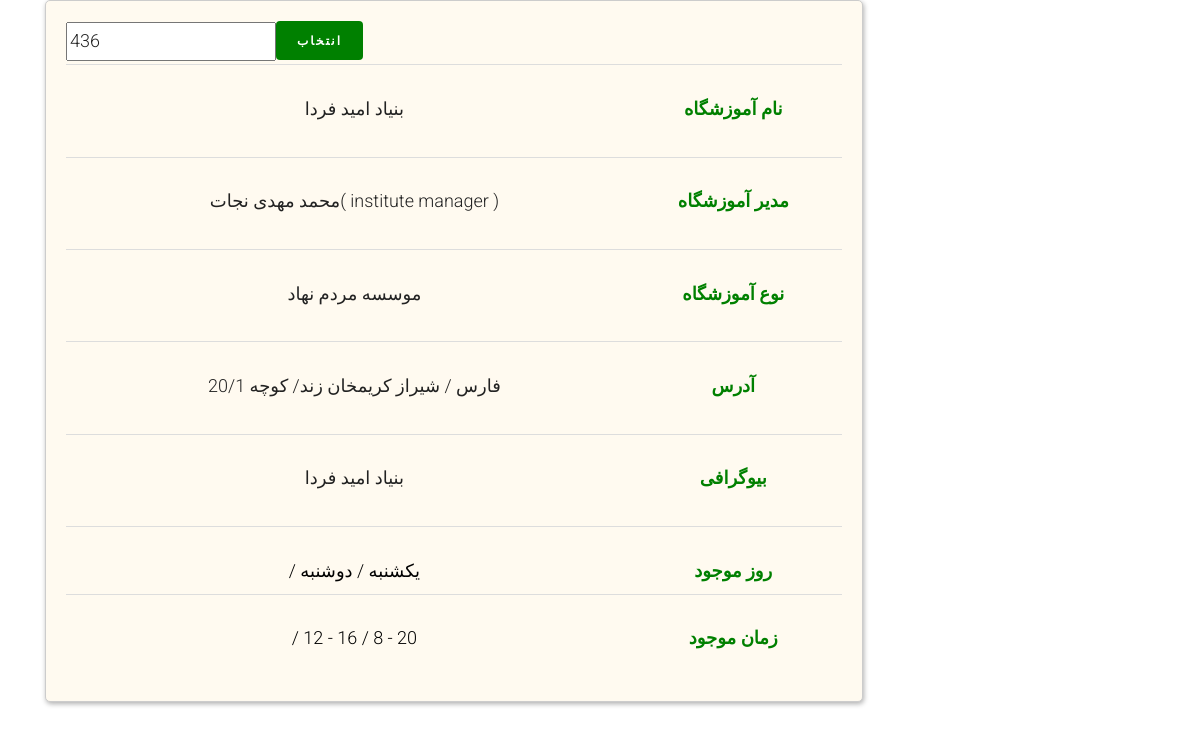
/application/venues/app/436/9, run on an earlier commit of the app's database.
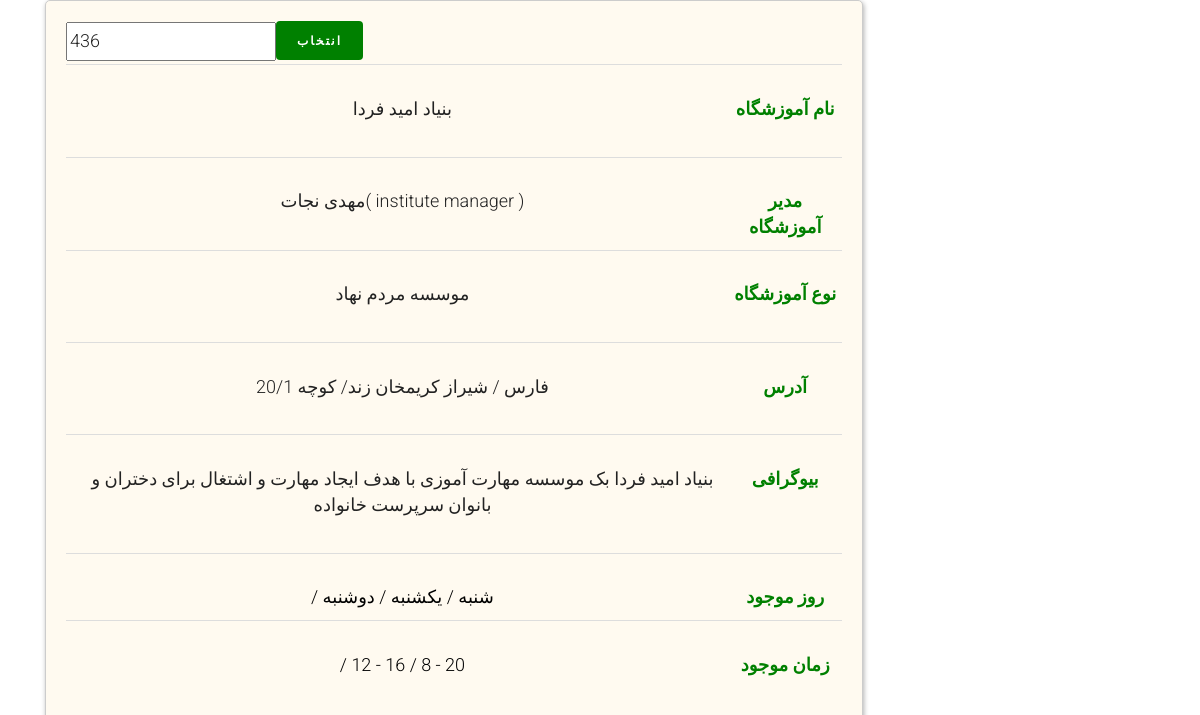
And on a later commit of the database.
### account/models.py (models this page shows, shortened)
class PublicPlace(models.Model):
    director = models.OneToOneField(User, on_delete=models.CASCADE)
    name = models.CharField(max_length=200, blank=True, null=True)
    type = models.ForeignKey(PublicPlaceType, on_delete=models.CASCADE,blank=True, null=True)
    province = models.ForeignKey(Province, on_delete=models.CASCADE)
    city = ChainedForeignKey(
        City, on_delete=models.CASCADE,
        chained_field="province",
        chained_model_field="province",
        show_all=False,
        auto_choose=True,
        sort=True)
    district= models.CharField(max_length=100, blank=True, null=True)
    address = models.CharField(max_length=300, blank=True, null=True)

class User(AbstractUser):
    mobile = models.CharField(max_length=20, null=True, blank=True, verbose_name='mobile')
    user_type = models.ForeignKey(UserType, on_delete=models.CASCADE, blank=True, null=True)
    email_active_code = models.CharField(max_length=100, null=True, blank=True, verbose_name='Email Activation code')
    mobile_verification_code = models.CharField(max_length=50, null=True, blank=True, default="")
    mobile_verified = models.BooleanField(default=False)

class UserType(models.Model):
    objects = None
    title = models.CharField(max_length=20)
    def __str__(self):
        return self.title

class PublicPlaceType(models.Model):
    title = models.CharField(max_length=30, unique=True)
    url_title = models.CharField(max_length=100, blank=True, null=True)
    def __str__(self):
        return self.title

class Province(models.Model):
    name = models.CharField(max_length=500)
    url_title = models.CharField(max_length=100, blank=True, null=True)
    is_active = models.BooleanField(default=False)
    def __str__(self):
        return self.name

class City(models.Model):
    name = models.CharField(max_length=500)
    url_title = models.CharField(max_length=100, blank=True, null=True)
    province = models.ForeignKey(Province, on_delete=models.CASCADE)
    is_active = models.BooleanField(default=False)
    slug = models.SlugField(max_length=500, blank=True, null=True)
    parent_city = models.ForeignKey("self", related_name="child_cities", null=True, blank=True,on_delete=models.CASCADE)
    def __str__(self):
        return self.name

### application/models.py (models this page shows)
class InstituteProfile(models.Model):
    institute = models.OneToOneField(PublicPlace, on_delete=models.CASCADE)
    available_time = models.ManyToManyField(AvailableTime)
    available_day=models.ManyToManyField(WeekDay)
    short_description = models.TextField(blank=True, null=True)

class WeekDay(models.Model):
    day_name = models.CharField(max_length=20, unique=True)
    def __str__(self):
        return f"{self.day_name}"

class AvailableTime(models.Model):
    time_name = models.CharField(max_length=20)
    def __str__(self):
        return f"{self.time_name}"

### application/views.py (the view)
# urls.py: path('venues/app/<int:app>/<int:pk>', views.PublicPlaceDetailView.as_view(), name='publicplace_detail_with_app'),
class PublicPlaceDetailView(DetailView):
    template_name = 'application/publicplace_detail.html'
    model = PublicPlace
    def get_context_data(self, *,object_list=None, **kwargs):
        context = super(PublicPlaceDetailView,self).get_context_data()
        context["schools"]=PublicPlace.objects.filter(type__title__contains="مدرسه")
        context['app'] = self.kwargs.get('app')
        current_user = self.request.user
        inactive_app =Application.objects.filter(applicant_id=current_user.id, is_active=False).first()
        if inactive_app is not None:
            context['inactive_app_num']=inactive_app.id
        return context

### application/templates/application/publicplace_detail.html (shortened to what this page needs)
{% extends 'shared/_layout.html' %}
{% load render_partial %}
{% block content %}
<div class="container">
	<div class="row">
		<div class="col-sm-9">
			<div class="container-fluid">
				<div class="main-block">
					<table class="table table-condensed" style="border-bottom: 1px ; text-align: center">
						<tbody>
						{% if publicplace.name %}
						<tr>
							<td>
							</td>
							<td>
								<p style="text-align: center">{{ publicplace.name }} </p>
							</td>
							<td>
								<label style="color: green"> نام آموزشگاه  </label>
							</td>
						</tr>
						{% endif %}
						{% if publicplace.director %}
						<tr>
							<td>
							</td>
							<td>
								<p style="text-align: center">{{ publicplace.director.first_name }}  {{publicplace.director.last_name}}( {{publicplace.director.user_type}} )</p>
							</td>
							<td>
								<label style="color: green"> مدیر آموزشگاه  </label>
							</td>
						</tr>
						{% endif %}
						{% if publicplace.type %}
							{% if publicplace in schools %}
						<tr>
							<td>
								<p></p>
							</td>
							<td>
								</br>
								<p style="text-align: center"> {{publicplace.type}} / {{publicplace.schoolprofile.school_level}}
							</td>
							<td>
								</br><label style="color: green"> نوع اموزشگاه </label>
							</td>
						</tr>
						{% else %}
						<tr>
							<td>
							</td>
							<td>
								<p style="text-align: center"> {{publicplace.type}}
							</td>
							<td>
								</br><label style="color: green"> نوع آموزشگاه </label>
							</td>
						</tr>
						{% endif %}
						{% endif %}
						{% if publicplace.province %}
						<tr>
							<td>
							</td>
							<td>
								<p style="text-align: center">{{ publicplace.province }} / {{publicplace.city}} {{publicplace.district}}/ {{publicplace.address}}</p>
							</td>
							<td>
								<label style="color: green"> آدرس </label>
							</td>
						</tr>
						{% endif %}
						{% if publicplace in schools %}
						<tr>
							<td>
								<p></p>
							</td>
							<td>
								</br>
								<p style="text-align: center">{{ publicplace.schoolprofile.short_description }}</p>
							</td>
							<td>
								</br>
								<label style="color: green"> بیوگرافی </label>
							</td>
						</tr>
						{% else %}
						<tr>
							<td>
							</td>
							<td>
								<p style="text-align: center">{{ publicplace.instituteprofile.short_description }}</p>
							</td>
							<td>
								<label style="color: green"> بیوگرافی </label>
							</td>
						</tr>
						{% endif %}
						{% if publicplace not in schools %}
						{% if publicplace.instituteprofile.available_day %}
						<tr>
							<td>
							</td>
							<td>
								{% for available_day in publicplace.instituteprofile.available_day.all %}
								<a style="text-align: center; color: black"> / {{ available_day }}</a>
								{% endfor %}
							</td>
							<td>
								<label style="color: green"> روز موجود  </label>
							</td>
						</tr>
						{% endif %}
						{% if publicplace.instituteprofile.available_time %}
						<tr>
							<td>
							</td>
							<td>
								{% for available_time in publicplace.instituteprofile.available_time.all %}
								<a style="text-align: center; color:black">/ {{ available_time }}</a>
								{% endfor %}
							</td>
							<td>
								<label style="color: green"> زمان موجود </label>
							</td>
						</tr>
						{% endif %}
						{% endif %}
						{% if inactive_app_num == app %}
						<input type="number" value="{{app}}" id="application-number">
						<a href="{% url 'complete_application_page' %}" onclick="addVenueToApplication({{ publicplace.id }})" class="btn btn-fefault cart" style="background-color: green; color: white">  انتخاب </a>
						{% else %}
						<input type="number" value="{{app}}" id="application-number">
						<a href="{% url 'edit_active_application' application_id=app %}" onclick="addVenueToApplication({{ publicplace.id }})" class="btn btn-fefault cart" style="background-color: green; color: white">  انتخاب </a>
							{% endif %}
						</tbody>
					</table>
				</div>
			</div>
		</div>
	</div>
</div>
{% endblock %}

What changed in the data, as far as the page shows it:
changed through a linked row, PublicPlace "بنیاد امید فردا": director.first_name "محمد مهدی" → "مهدی"; instituteprofile.short_description "بنیاد امید فردا" → "بنیاد امید فردا بک موسسه مهارت آموزی با هدف ایجاد مهارت و اشتغال برای دختران و بانوان سرپرست خانواده"
now on this page (row unchanged): WeekDay: day_name "شنبه"
